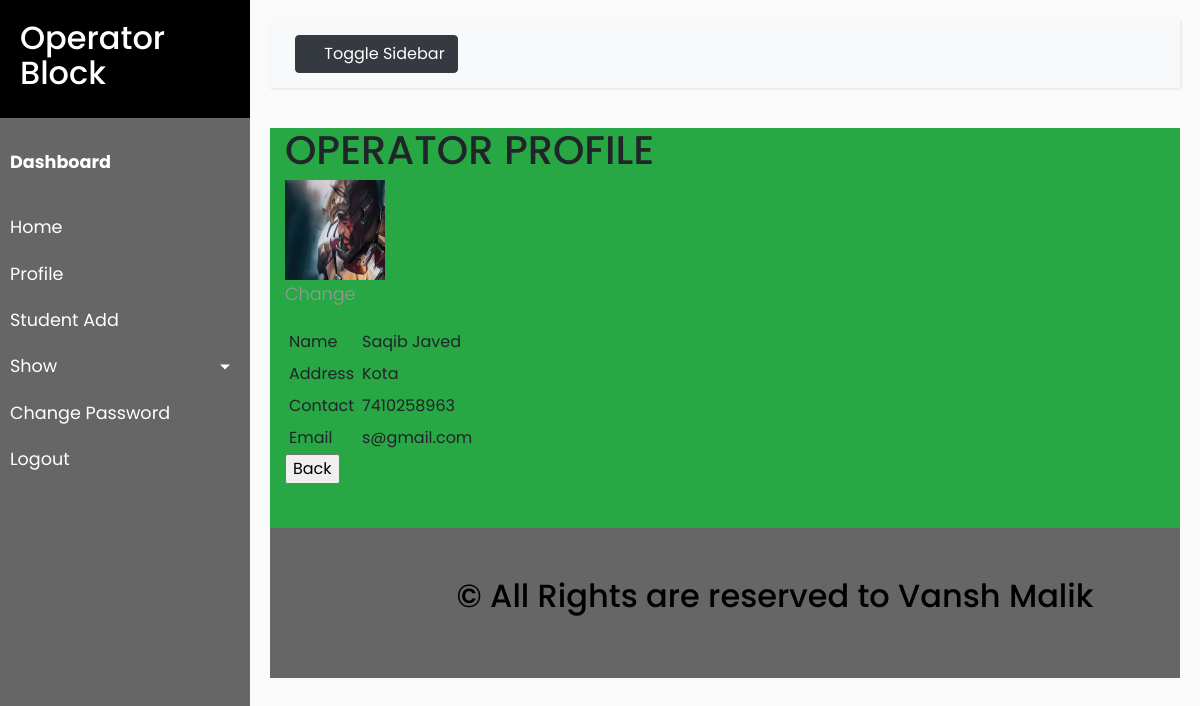
/operator_profile/ (signed in), run on the app's committed database.
### app1/models.py (models this page shows, shortened)
class photodata(models.Model):
    Email = models.CharField(max_length=100,primary_key=True)
    Photo = models.CharField(max_length=100)

class operator(models.Model):
    Name = models.CharField(max_length=100)
    Address =models.CharField(max_length=100)
    Contact = models.CharField(max_length=100)
    Email = models.CharField(max_length=100,primary_key=True)

### app1/views.py (the view)
# urls.py: path('operator_profile/',operator_profile),
def operator_profile(request):
    if(request.session.has_key('usertype')):
        usertype = request.session['usertype']
        email = request.session['Email']
        if(usertype == 'operator'):
            if(request.method == 'POST'):
                return render(request,'operator_profile.html',{'result':'Success'})
            else:
                obj = operator.objects.filter(Email=email)
                obj1 = photodata.objects.filter(Email = email)
                return render(request,'operator_profile.html',{'data':obj,'Email':email,'data1':obj1})
        else:
            return HttpResponseRedirect('/auth_error/')
    else:
        return HttpResponseRedirect('/auth_error/')

### app1/templates/operator_profile.html (shortened to what this page needs)
{% extends "a2.html" %}
{% block m1 %}
<h1>OPERATOR PROFILE</h1>
{% if data1 %}
    {% for k in data1 %}
        <img src="../media/{{k.Photo}}" width="100" height="100"/>
    {% endfor %}
<p><a href="../change_photo_operator/">Change</a></p>
{% endif %}
{% if data %}
    {% for  k in data %}
    <table cellpadding="4">
        <tr>
            <td>Name</td>
            <td>{{k.Name}}</td>
        </tr>
        <tr>
            <td>Address</td>
            <td>{{k.Address}}</td>
        </tr>
        <tr>
            <td>Contact</td>
            <td>{{k.Contact}}</td>
        </tr>
        <tr>
            <td>Email</td>
            <td>{{k.Email}}</td>
        </tr>
    </table>
{% endfor %}
{% elif result %}
    <h2>DATA SAVED</h2>
    <p><a href="../operator_home/">Continue</a></p>
{% endif %}
<button><a href="../operator_home/">Back</a></button>
{% endblock %}

### app1/templates/a2.html (style rules this page uses)
body { font-family: 'Poppins', sans-serif; background: #fafafa; }
p { font-family: 'Poppins', sans-serif; font-size: 1.1em; font-weight: 300; line-height: 1.7em; color: #999; }
a, a:hover, a:focus { color: inherit; text-decoration: none; transition: all 0.3s; }

### data on the page
photodata: Photo (picture)
operator: Name "Saqib Javed", Address "Kota", Contact "7410258963", Email "s@gmail.com"
